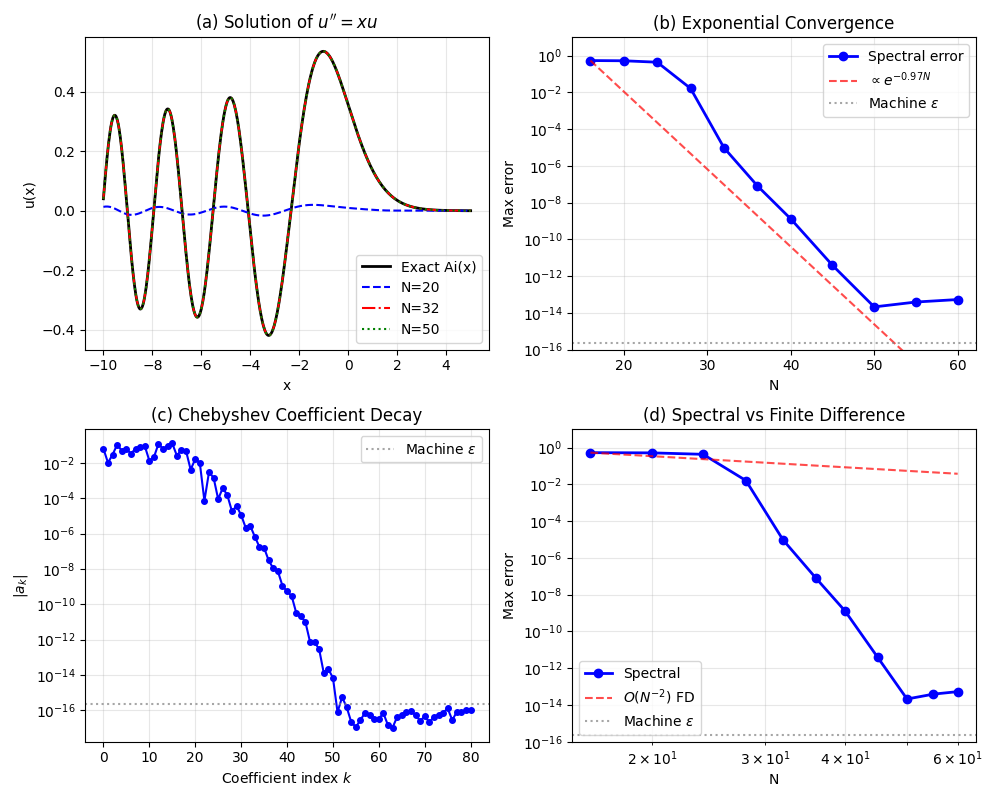

This figure's Python source:
import sys
sys.path.insert(0, '../src')
import numpy as np
import matplotlib.pyplot as plt
from scipy.special import airy
from chebpy import chebfun
from chebpy.linop import LinOp
from chebpy.op_discretization import OpDiscretization
from chebpy.utilities import Domain, Interval
from chebpy.chebtech import Chebtech
from chebpy.bndfun import Bndfun

DOMAIN = [-10, 5]
Ai_l, Ai_r = airy(-10)[0], airy(5)[0]

# Uses linop to avoid adaptive solver
def solve(N):
    L = LinOp(coeffs=[chebfun(lambda x: -x, DOMAIN), None, chebfun(lambda x: 1+0*x, DOMAIN)], domain=Domain(DOMAIN), diff_order=2)
    L.lbc, L.rbc = Ai_l, Ai_r
    L.prepare_domain()
    A, b = L.assemble_system(OpDiscretization.build_discretization(L, n=N, bc_enforcement='append'))
    u, *_ = np.linalg.lstsq(A.toarray(), np.array(b).flatten(), rcond=None)
    return Bndfun(Chebtech.initvalues(u), Interval(*DOMAIN))

x_fine, x_test = np.linspace(*DOMAIN, 500), np.linspace(*DOMAIN, 2000)
exact = lambda x: airy(x)[0]
fig, ax = plt.subplots(2, 2, figsize=(10, 8))

# (a) Solution
ax[0,0].plot(x_fine, exact(x_fine), 'k-', lw=2, label='Exact Ai(x)')
for N, c, s in [(20,'blue','--'), (32,'red','-.'), (50,'green',':')]:
    ax[0,0].plot(x_fine, solve(N)(x_fine), color=c, ls=s, lw=1.5, label=f'N={N}')

ax[0,0].set(xlabel='x', ylabel='u(x)', title=r"(a) Solution of $u'' = xu$")
ax[0,0].legend()
ax[0,0].grid(alpha=0.3)

# (b) Convergence
Ns = np.array([16,20,24,28,32,36,40,45,50,55,60])
errs = []
for N in Ns:
    errs.append(max(np.max(np.abs(exact(x_test) - solve(N)(x_test))), 1e-16))
errs = np.array(errs)
fit = errs > 1e-12
c = -np.polyfit(Ns[fit], np.log(errs[fit]), 1)[0]
ax[0,1].semilogy(Ns, errs, 'bo-', lw=2, ms=6, label='Spectral error')
ax[0,1].semilogy(Ns, errs[0]*np.exp(-c*(Ns-Ns[0])), 'r--', lw=1.5, alpha=0.7, label=rf'$\propto e^{{-{c:.2f}N}}$')
ax[0,1].axhline(2.2e-16, color='gray', ls=':', alpha=0.7, label=r'Machine $\epsilon$')
ax[0,1].set(xlabel='N', ylabel='Max error', title='(b) Exponential Convergence', ylim=[1e-16,1e1])
ax[0,1].legend()
ax[0,1].grid(alpha=0.3, which='both')

# (c) Coefficients
_, u_vals = None, solve(80)
coeffs = np.fft.ifft(np.concatenate([u_vals(np.cos(np.pi*np.arange(81)/80)*7.5-2.5),
                                      u_vals(np.cos(np.pi*np.arange(81)/80)*7.5-2.5)[-2:0:-1]])).real[:81]
coeffs[1:-1] *= 2
idx = np.arange(len(coeffs))
valid = np.abs(coeffs) > 1e-17
ax[1,0].semilogy(idx[valid], np.abs(coeffs)[valid], 'bo-', ms=4)
ax[1,0].axhline(2.2e-16, color='gray', ls=':', alpha=0.7, label=r'Machine $\epsilon$')
ax[1,0].set(xlabel='Coefficient index $k$', ylabel='$|a_k|$', title='(c) Chebyshev Coefficient Decay')
ax[1,0].legend()
ax[1,0].grid(alpha=0.3, which='both')

# (d) Spectral vs FD
ax[1,1].loglog(Ns, errs, 'bo-', lw=2, ms=6, label='Spectral')
ax[1,1].loglog(Ns, errs[0]*(Ns[0]/Ns)**2, 'r--', lw=1.5, alpha=0.7, label=r'$O(N^{-2})$ FD')
ax[1,1].axhline(2.2e-16, color='gray', ls=':', alpha=0.7, label=r'Machine $\epsilon$')
ax[1,1].set(xlabel='N', ylabel='Max error', title='(d) Spectral vs Finite Difference', ylim=[1e-16,1e1])
ax[1,1].legend()
ax[1,1].grid(alpha=0.3, which='both')

plt.tight_layout()
plt.savefig('spectral.png')
